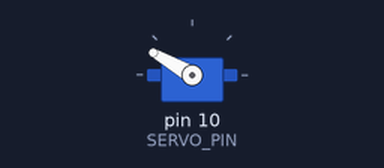
A sketch run on a simulated Arduino Uno, built with avr-gcc and run on an emulated ATmega328P. On the bench: servo.

Above: at 0.35 s.
Timing chart, 0 to 4.9 s (numbered marks = the images above):
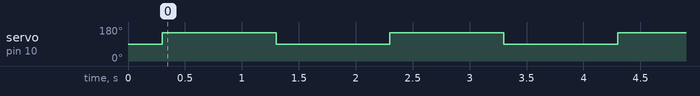

Measured:
- by itself, servo on pin 10 (SERVO_PIN): alternates 150° for 1.0 s and 90° for 1.0 s

The sketch:

servo_testing.ino
```cpp
#include <Servo.h>

// SG90 on L293D shield SERV1 header (Arduino D10)
Servo servo1;
const int SERVO_PIN = 10;

// Positions (adjust if your horn alignment differs)
const int SERVO_CENTER = 90;     // neutral
const int SERVO_PLUS60 = 150;    // ~+60° from center (clockwise on most setups)

void setup() {
  servo1.attach(SERVO_PIN);
  servo1.write(SERVO_CENTER);
  delay(300);
}

void loop() {
  // Move +60° from center
  servo1.write(SERVO_PLUS60);
  delay(1000);

  // Return to center
  servo1.write(SERVO_CENTER);
  delay(1000);
}
```
